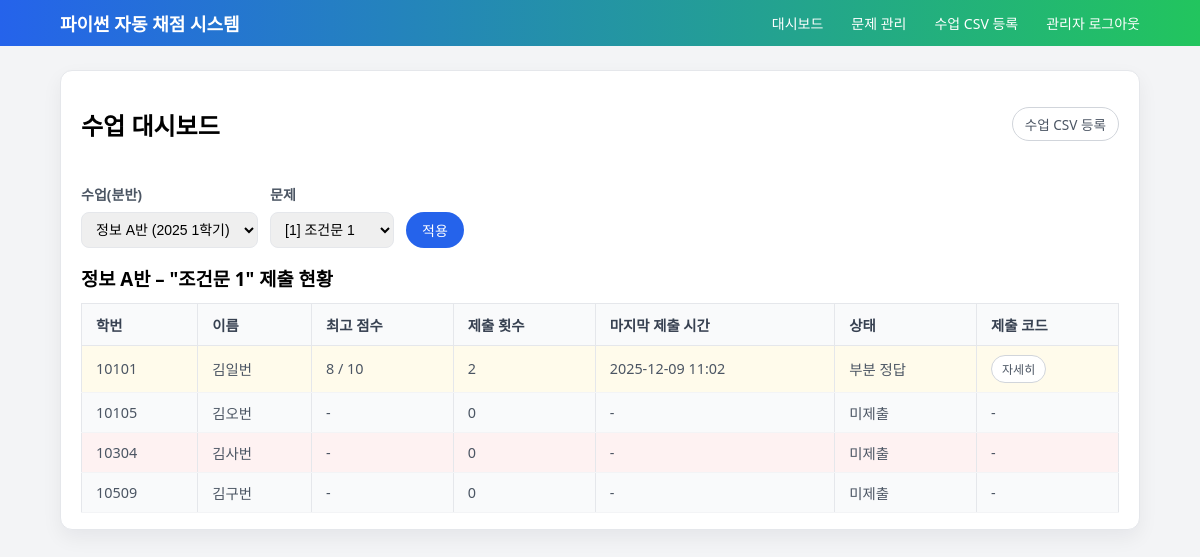
The app's page /admin/dashboard?problem_id=1 (signed in) with its own data.
### models.py (models this page shows, shortened)
class ClassGroup(db.Model):
    id = db.Column(db.Integer, primary_key=True)
    subject = db.Column(db.String(100), nullable=False)      # 정보, 인공지능기초 등
    section = db.Column(db.String(20), nullable=False)       # A, B, 1, 2 ...
    label = db.Column(db.String(150), nullable=False)        # 화면에 표시할 이름
    year = db.Column(db.Integer, nullable=True)              # 2025 등
    term = db.Column(db.String(20), nullable=True)           # 1학기, 2학기 등
    created_at = db.Column(db.DateTime, default=datetime.utcnow)
    enrollments = db.relationship("Enrollment", backref="class_group", lazy=True)

class Problem(db.Model):
    id = db.Column(db.Integer, primary_key=True)
    title = db.Column(db.String(200), nullable=False)
    description = db.Column(db.Text, nullable=False)
    sample_input = db.Column(db.Text, nullable=True)
    sample_output = db.Column(db.Text, nullable=True)
    answer_code = db.Column(db.Text, nullable=False)
    rubric = db.Column(db.Text, nullable=False)
    is_open = db.Column(db.Boolean, default=False)
    max_score = db.Column(db.Integer, default=10)
    created_at = db.Column(db.DateTime, default=datetime.utcnow)
    updated_at = db.Column(
        db.DateTime, default=datetime.utcnow, onupdate=datetime.utcnow
    )
    submissions = db.relationship("Submission", backref="problem", lazy=True)

class Student(db.Model):
    id = db.Column(db.Integer, primary_key=True)
    grade = db.Column(db.Integer, nullable=False)
    class_no = db.Column(db.Integer, nullable=False)
    student_no = db.Column(db.Integer, nullable=False)
    name = db.Column(db.String(50), nullable=False)
    created_at = db.Column(db.DateTime, default=datetime.utcnow)
    submissions = db.relationship("Submission", backref="student", lazy=True)
    enrollments = db.relationship("Enrollment", backref="student", lazy=True)
    @property
    def student_code(self) -> str:
        return f"{self.grade}{self.class_no:02d}{self.student_no:02d}"

### app.py (the view, shortened to what this page needs)
    @app.route("/admin/dashboard")
    @admin_login_required
    def admin_dashboard():
        problems = Problem.query.order_by(Problem.id).all()
        class_groups = ClassGroup.query.order_by(
            ClassGroup.subject, ClassGroup.section
        ).all()
        class_group_id = request.args.get("class_group_id", type=int)
        if class_group_id is None:
            class_group = class_groups[0]
        else:
            class_group = ClassGroup.query.get(class_group_id) or class_groups[0]
        problem_id = request.args.get("problem_id", type=int)
        selected_problem = Problem.query.get(problem_id) if problem_id else None
        enrolls = Enrollment.query.filter_by(class_group_id=class_group.id).all()
        student_ids = [e.student_id for e in enrolls]
        students = []
        if student_ids:
            students = (
                Student.query.filter(Student.id.in_(student_ids))
                .order_by(Student.grade, Student.class_no, Student.student_no)
                .all()
            )
        rows = []
        if selected_problem and students:
            for s in students:
                q = Submission.query.filter_by(
                    student_id=s.id, problem_id=selected_problem.id
                )
                best_score = q.with_entities(func.max(Submission.score)).scalar()
                last_time = q.with_entities(func.max(Submission.created_at)).scalar()
                attempt_count = q.count()
                rows.append(
                    {
                        "student": s,
                        "best_score": best_score,
                        "max_score": selected_problem.max_score,
                        "last_time": last_time,
                        "attempt_count": attempt_count,
                        "has_submitted": attempt_count > 0,
                    }
                )
        return render_template(
            "admin/dashboard.html",
            problems=problems,
            class_groups=class_groups,
            selected_class_group=class_group,
            selected_problem_id=problem_id,
            rows=rows,
            selected_problem=selected_problem,
        )

### app.py (called while the page is built)
def admin_login_required(f):
    @wraps(f)
    def wrapper(*args, **kwargs):
        if "admin_id" not in session:
            flash("관리자 로그인이 필요합니다.")
            return redirect(url_for("admin_login"))
        return f(*args, **kwargs)
    return wrapper

### templates/admin/dashboard.html (shortened to what this page needs)
{% extends "base.html" %}
{% block content %}
<div class="card">
  <div style="display:flex; justify-content:space-between; align-items:center; margin-bottom:12px;">
    <h2>수업 대시보드</h2>
    <a href="{{ url_for('admin_class_import') }}" class="btn btn-secondary">
      수업 CSV 등록
    </a>
  </div>
  <form method="get" action="{{ url_for('admin_dashboard') }}" class="filter-form" style="margin-bottom:16px;">
    <div style="display:flex; flex-wrap:wrap; gap:12px; align-items:flex-end;">
      <div>
        <label class="label" for="class_group_id">수업(분반)</label>
        <select class="input" id="class_group_id" name="class_group_id">
          {% for cg in class_groups %}
            <option value="{{ cg.id }}"
              {% if selected_class_group and cg.id == selected_class_group.id %}selected{% endif %}>
              {{ cg.label }}{% if cg.year %} ({{ cg.year }} {{ cg.term or "" }}){% endif %}
            </option>
          {% endfor %}
        </select>
      </div>
      <div>
        <label class="label" for="problem_id">문제</label>
        <select class="input" id="problem_id" name="problem_id">
          {% for p in problems %}
            <option value="{{ p.id }}"
              {% if selected_problem_id == p.id %}selected{% endif %}>
              [{{ p.id }}] {{ p.title }}
            </option>
          {% endfor %}
        </select>
      </div>
      <div>
        <button class="btn" type="submit" style="margin-top:6px;">적용</button>
      </div>
    </div>
  </form>
  {% if not selected_class_group %}
    <p>먼저 수업 CSV를 등록하여 수업(분반)을 개설하세요.</p>
  {% elif not selected_problem %}
    <p>위에서 문제를 선택하면, 이 수업 학생들의 제출 현황을 볼 수 있습니다.</p>
  {% elif rows|length == 0 %}
    <p>이 수업에는 아직 등록된 학생이 없거나, 선택한 문제에 대한 제출이 없습니다.</p>
  {% else %}
    <h3 style="margin-top:8px; margin-bottom:8px;">
      {{ selected_class_group.label }} – "{{ selected_problem.title }}" 제출 현황
    </h3>
    <table class="table">
      <thead>
        <tr>
          <th>학번</th>
          <th>이름</th>
          <th>최고 점수</th>
          <th>제출 횟수</th>
          <th>마지막 제출 시간</th>
          <th>상태</th>
          <th>제출 코드</th>
        </tr>
      </thead>
      <tbody>
        {% for row in rows %}
          <tr class="{% if not row.has_submitted %}status-none{% elif row.best_score == row.max_score %}status-full{% else %}status-part{% endif %}">
            <td>{{ row.student.student_code }}</td>
            <td>{{ row.student.name }}</td>
            <td>
              {% if row.best_score is not none %}
                {{ row.best_score }} / {{ row.max_score }}
              {% else %}
                -
              {% endif %}
            </td>
            <td>{{ row.attempt_count }}</td>
            <td>
              {% if row.last_time %}
                {{ row.last_time|kst }}
              {% else %}
                -
              {% endif %}
            </td>
            <td>
              {% if not row.has_submitted %}
                미제출
              {% elif row.best_score == row.max_score %}
                만점
              {% else %}
                부분 정답
              {% endif %}
            </td>
            <td>
              {% if row.has_submitted %}
                <a
                  href="{{ url_for('admin_submissions',
                                   student_id=row.student.id,
                                   problem_id=selected_problem.id) }}"
                  class="btn btn-secondary"
                  style="padding:4px 10px; font-size:12px;"
                >
                  자세히
                </a>
              {% else %}
                -
              {% endif %}
            </td>
          </tr>
        {% endfor %}
      </tbody>
    </table>
  {% endif %}
</div>
{% endblock %}

### static/css/main.css (style rules this page uses)
body { font-family: system-ui, -apple-system, BlinkMacSystemFont, sans-serif; margin: 0; background: #f3f4f6; }
.card { background: #fff; border-radius: 12px; padding: 16px 20px; box-shadow: 0 10px 30px rgba(15, 23, 42, 0.08); margin-bottom: 16px; }
.btn { display: inline-block; padding: 8px 14px; border-radius: 999px; border: none; background: #2563eb; color: #fff; text-decoration: none; font-size: 0.9rem; cursor: pointer; }
.btn-secondary { background: #6b7280; }
.label { display: block; font-size: 0.85rem; color: #4b5563; margin-top: 8px; }
.input { width: 100%; box-sizing: border-box; padding: 6px 8px; margin-top: 4px; border-radius: 8px; border: 1px solid #d1d5db; font-size: 0.9rem; }
.table { width: 100%; border-collapse: collapse; font-size: 0.9rem; }
.table th, .table td { border: 1px solid #e5e7eb; padding: 6px 8px; text-align: left; }
body { margin: 0; font-family: system-ui, -apple-system, BlinkMacSystemFont, "Segoe UI", sans-serif; background: #f3f4f6; }
.card { background: white; border-radius: 16px; padding: 20px 24px; box-shadow: 0 15px 35px rgba(15, 23, 42, 0.08); }
.btn { display: inline-block; border-radius: 999px; border: none; background: #2563eb; color: white; padding: 8px 16px; font-size: 14px; cursor: pointer; text-decoration: none; }
.btn-secondary { background: #4b5563; }
.input, .textarea { width: 100%; padding: 8px 10px; border-radius: 8px; border: 1px solid #e5e7eb; font-size: 14px; box-sizing: border-box; }
.label { display: block; font-size: 14px; font-weight: 600; margin-top: 10px; margin-bottom: 4px; }
.table { width: 100%; border-collapse: collapse; margin-top: 12px; font-size: 14px; }
.table th, .table td { border-bottom: 1px solid #e5e7eb; padding: 6px 8px; text-align: left; }
.table thead { background: #f3f4f6; }
.status-none { background: #fef2f2; }
.status-part { background: #fffbeb; }
.card { background: #ffffff; border-radius: 12px; padding: 16px 20px; box-shadow: 0 8px 20px rgba(15, 23, 42, 0.06); border: 1px solid #e5e7eb; }
.table { width: 100%; border-collapse: collapse; background: #ffffff; font-size: 0.9rem; }
.table thead { background: #f9fafb; }
.table thead th { font-weight: 600; color: #374151; padding: 10px 14px; border-bottom: 1px solid #e5e7eb; text-align: left; }
.table tbody td { padding: 9px 14px; border-bottom: 1px solid #f3f4f6; color: #4b5563; vertical-align: middle; }
.table tbody tr:nth-child(even) { background-color: #f9fafb; }
.btn-secondary { display: inline-flex; align-items: center; gap: 4px; padding: 6px 12px; border-radius: 999px; border: 1px solid #d1d5db; background: #ffffff; color: #4b5563; font-size: 0.85rem; text-decoration: none; box-shadow: none; cursor: pointer; transition: background-color 0.15s ease, border-color 0.15s ease, color 0.15s ease, transform 0.05s ease; }

### records on screen
ClassGroup: label "정보 A반"
Problem: title "조건문 1"
Student: student.student_code "10101", student.name "김일번"
Student: student.student_code "10105", student.name "김오번"
Student: student.student_code "10304", student.name "김사번"
Student: student.student_code "10509", student.name "김구번"

### other values on screen
{{ row.best_score }} "8"
{{ row.max_score }} "10"
{{ row.attempt_count }} "2" "0" "0" "0"
{{ row.last_time|kst }} "2025-12-09 11:02"
form field class_group_id "정보 A반 (2025 1학기)"
